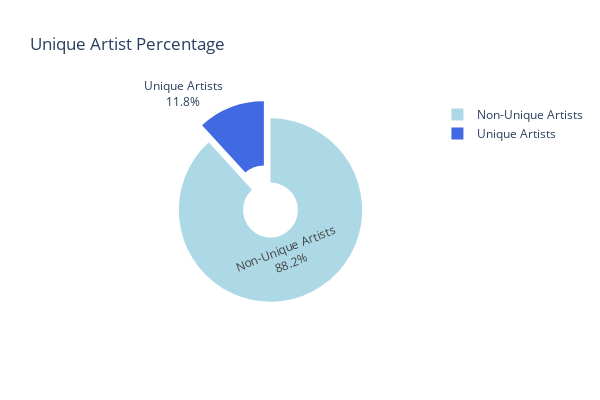

The code cell stored with this chart in its notebook:
### Markdown cell above
## Percentage of unique artist we have.

### Code cell
non_unique_artists = total_artists - unique_artists

unique_artist_list = np.array([unique_artists, non_unique_artists])
unique_artist_list_labels = ["Unique Artists", "Non-Unique Artists"]

fig = go.Figure(data=[go.Pie(labels=unique_artist_list_labels,
                             values=unique_artist_list,
                             textinfo='label+percent',
                             hole=0.3,
                             pull=[0.2, 0],
                             marker=dict(colors=['royalblue', 'lightblue'],
                                         line=dict(color='#000000')),
                             hoverinfo='label+value+percent')])

fig.update_layout(title="Unique Artist Percentage", width=600, height=400)
fig.show()

### Figure 1 — Plotly figure (JSON) as saved in the notebook; plotly's stock layout.template omitted (floating-point values rounded to 4 significant figures)
{"data": [{"hole": 0.3, "hoverinfo": "label+value+percent", "labels": ["Unique Artists", "Non-Unique Artists"], "marker": {"colors": ["royalblue", "lightblue"], "line": {"color": "#000000"}}, "pull": [0.2, 0], "textinfo": "label+percent", "type": "pie", "values": [342, 2564]}], "layout": {"height": 400, "title": {"text": "Unique Artist Percentage"}, "width": 600}}
